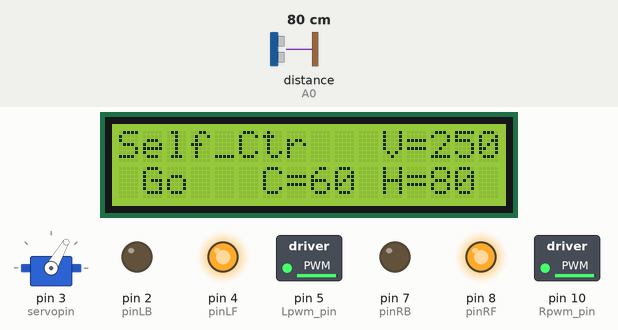
Recording of a sketch running on a simulated Arduino Uno, built with avr-gcc and run on an emulated ATmega328P. Shown: 16×2 character LCD, servo, switched loads named in the sketch (green lamp = pin HIGH), output pins drawn as LEDs (lit = HIGH). Wiring (inferred from the names in the program): ultrasonic range finder: trigger A1; echo A0; servo: signal pin 3. The test bench sets the inputs (shaded band); at power-on: distance to the obstacle (sensor on A0) 80 cm. The echo pulse lasts 58.3 µs per cm; servo pulses on a pin are drawn as a servo (544–2400 µs = 0–180°); pins used as bus, display or sensor lines are not drawn; what the sketch prints to the serial monitor is not drawn.

Above: at 1.5 s.
1.6 s: distance to the obstacle (sensor on A0) set to 62 cm
At 2.2 s:
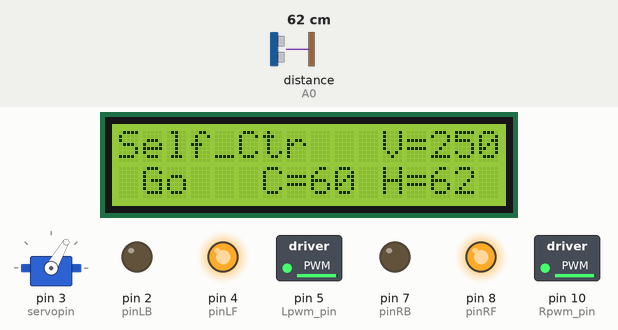
4.6 s: distance to the obstacle (sensor on A0) set to 54 cm
At 6.71 s:
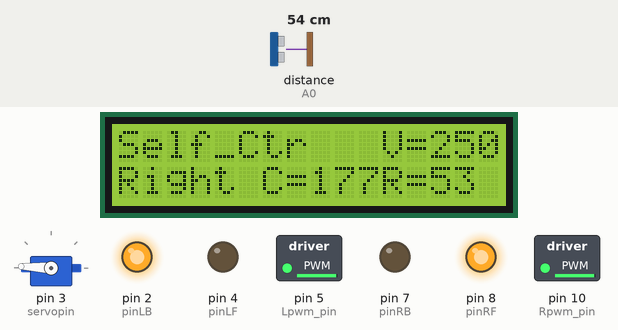
7.3 s: distance to the obstacle (sensor on A0) set to 48 cm
At 8.62 s:
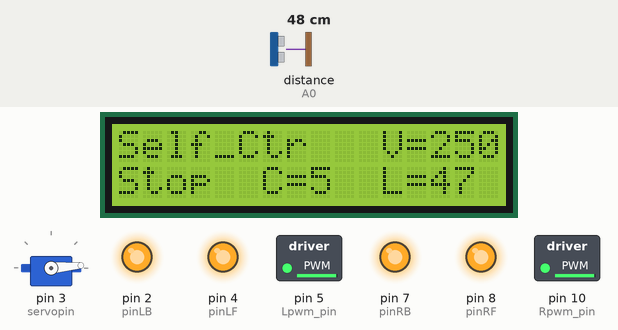
9.0 s: distance to the obstacle (sensor on A0) set to 40 cm
At 9.65 s:
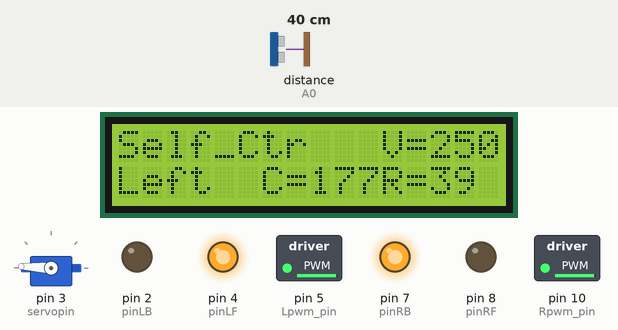
12.0 s: distance to the obstacle (sensor on A0) set to 37 cm
At 13.44 s:
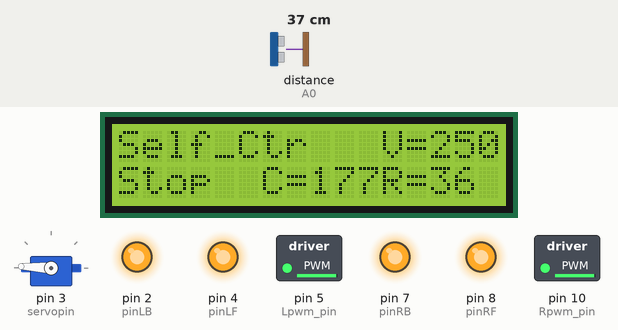
13.5 s: distance to the obstacle (sensor on A0) set to 2 cm
At 15.83 s:
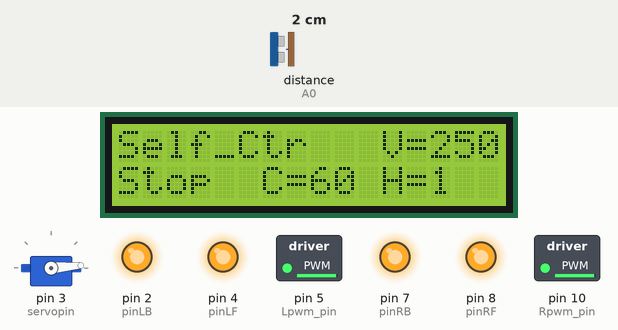
Timing chart, 0 to 17.5 s (numbered marks = the images above; inputs shaded):
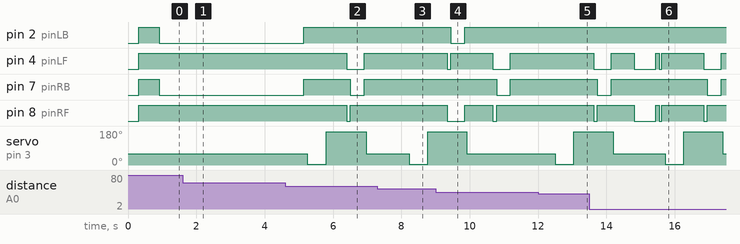

The sketch:

Obstacle_Avoidance_Car.ino
```cpp
#include <LiquidCrystal_I2C.h>   //including libraries of I2C-LCD1602 liquid crystal
#include <Wire.h>              //including libraries of I2C
//////////////////////////////////////////////////
int inputPin=A0;  // ultrasonic module   ECHO to A0
int outputPin=A1;  // ultrasonic module  TRIG to A1
LiquidCrystal_I2C lcd(0x27,16,2);   //defining liquid crystal
#define Lpwm_pin  5     //pin of controlling speed---- ENA of motor driver board
#define Rpwm_pin  10    //pin of controlling speed---- ENB of motor driver board
int pinLB=2;             //pin of controlling turning---- IN1 of motor driver board
int pinLF=4;             //pin of controlling turning---- IN2 of motor driver board
int pinRB=7;            //pin of controlling turning---- IN3 of motor driver board
int pinRF=8;            //pin of controlling turning---- IN4 of motor driver board
unsigned char Lpwm_val = 250; //initialized left wheel speed at 250
unsigned char Rpwm_val = 250; //initialized right wheel speed at 250
int Car_state=0;             //the working state of car
int servopin=3;              //defining digital port pin 3, connecting to signal line of servo motor
int myangle;                //defining variable of angle
int pulsewidth;              //defining variable of pulse width
unsigned char DuoJiao=60;    //initialized angle of motor at 60°

void servopulse(int servopin,int myangle) //defining a function of pulse
{
pulsewidth=(myangle*11)+500; //converting angle into pulse width value at 500-2480
digitalWrite(servopin,HIGH); //increasing the level of motor interface to upmost
delayMicroseconds(pulsewidth); //delaying microsecond of pulse width value
digitalWrite(servopin,LOW); //decreasing the level of motor interface to the least
delay(20-pulsewidth/1000);
}
void Set_servopulse(int set_val)
{
 for(int i=0;i<=10;i++)  //giving motor enough time to turn to assigning point
   servopulse(servopin,set_val); //invokimg pulse function
}
void M_Control_IO_config(void)
{
  pinMode(pinLB,OUTPUT); // /pin 2
  pinMode(pinLF,OUTPUT); // pin 4
  pinMode(pinRB,OUTPUT); // pin 7
  pinMode(pinRF,OUTPUT);  // pin 8
  pinMode(Lpwm_pin,OUTPUT);  // pin 11 (PWM)
  pinMode(Rpwm_pin,OUTPUT);  // pin10(PWM)
}
void Set_Speed(unsigned char Left,unsigned char Right) //function of setting speed
{
  analogWrite(Lpwm_pin,Left);
  analogWrite(Rpwm_pin,Right);
}
void advance()    //  going forward
    {
     digitalWrite(pinRB,LOW);  // making motor move towards right rear
     digitalWrite(pinRF,HIGH);
     digitalWrite(pinLB,LOW);  // making motor move towards left rear
     digitalWrite(pinLF,HIGH);
     Car_state = 1;
     show_state();
    }
void turnR()        //turning right(dual wheel)
    {
     digitalWrite(pinRB,LOW);  //making motor move towards right rear
     digitalWrite(pinRF,HIGH);
     digitalWrite(pinLB,HIGH);
     digitalWrite(pinLF,LOW);  //making motor move towards left front
     Car_state = 4;
     show_state();
    }
void turnL()         //turning left(dual wheel)
    {
     digitalWrite(pinRB,HIGH);
     digitalWrite(pinRF,LOW );   //making motor move towards right front
     digitalWrite(pinLB,LOW);   //making motor move towards left rear
     digitalWrite(pinLF,HIGH);
     Car_state = 3;
     show_state();
    }
void stopp()        //stop
    {
     digitalWrite(pinRB,HIGH);
     digitalWrite(pinRF,HIGH);
     digitalWrite(pinLB,HIGH);
     digitalWrite(pinLF,HIGH);
     Car_state = 5;
     show_state();
    }
void back()         //back up
    {
     digitalWrite(pinRB,HIGH);  //making motor move towards right rear
     digitalWrite(pinRF,LOW);
     digitalWrite(pinLB,HIGH);  //making motor move towards left rear
     digitalWrite(pinLF,LOW);
     Car_state = 2;
     show_state() ;
    }
void show_state(void)
{
  lcd.setCursor(0, 1);
   switch(Car_state)
   {
     case 1:lcd.print(" Go  ");Serial.print(" \r\n GO");
     break;
     case 2:lcd.print("Back ");Serial.print(" \r\n Back");
     break;
     case 3:lcd.print("Left ");Serial.print(" \r\n Left");
     break;
     case 4:lcd.print("Right");Serial.print(" \r\n Right");
     break;
     case 5:lcd.print("Stop ");Serial.print(" \r\n Stop");
     break;
     default:
     break;
   }
}
void LCD1602_init(void)            //including initialized function of liquid crystal
{
  lcd.init();  //invoking initialized function of LCD in LiquidCrystal_I2C.h
  delay(10);  //delaying for 10 millisecond
  lcd.backlight(); //open backlight of LCD1602
  lcd.clear();    //clear screen
}
void Show_V(unsigned char V)
{
     lcd.setCursor(11, 0);
     lcd.print("V=    ");
     lcd.setCursor(13, 0);
     lcd.print(V,DEC);
     Serial.print("\n Speed = ");
     Serial.print(V,DEC);
}
void Show_DuoJiao(unsigned char Jiao)
{
     lcd.setCursor(6,1);
     lcd.print("C=    ");
     lcd.setCursor(8, 1);
     lcd.print(Jiao,DEC);
     Serial.print("\n JiaoDu = ");
     Serial.print(Jiao,DEC);
}
void Self_Control(void)//self-going, ultrasonic obstacle avoidance
{
   int H;
   lcd.setCursor(0, 0);  //setting cursor in the first row and column
   lcd.print("Self_Ctr        ");
   Show_V(Lpwm_val);
   Set_servopulse(DuoJiao);
   Show_DuoJiao(DuoJiao);
   H = Ultrasonic_Ranging(1);
   delay(300);
   if(Ultrasonic_Ranging(1) < 35)
   {
       stopp();
       delay(100);
       back();
       delay(50);
    }

  if(Ultrasonic_Ranging(1) < 60)
      {
        stopp();
        delay(100);
        Set_servopulse(5);
        Show_DuoJiao(5);
        int L = ask_pin_L(2);
        delay(300);
         Set_servopulse(177);
         Show_DuoJiao(177);
        int R = ask_pin_R(3);
        delay(300);

        if(ask_pin_L(2) > ask_pin_R(3))
        {
         back();
        delay(100);
        turnL();
       delay(400);
       stopp();
       delay(50);
       Set_servopulse(DuoJiao);
       Show_DuoJiao(DuoJiao);
       H = Ultrasonic_Ranging(1);
       delay(500);
        }

      if(ask_pin_L(2)  <= ask_pin_R(3))
      {
       back();
       delay(100);
       turnR();
       delay(400);
       stopp();
       delay(50);
       Set_servopulse(DuoJiao);
       Show_DuoJiao(DuoJiao);
       H = Ultrasonic_Ranging(1);
       delay(300);
        }
        if (ask_pin_L(2)  < 35 && ask_pin_R(3)< 35)
        {
       stopp();
       delay(50);
       back();
       delay(50);
        }
      }
      else
      {
      advance();
      }
}
int Ultrasonic_Ranging(unsigned char Mode)//function of ultrasonic distance detecting ，MODE=1，displaying，no displaying under other situation

{
  int old_distance;
  digitalWrite(outputPin, LOW);
  delayMicroseconds(2);
  digitalWrite(outputPin, HIGH);
  delayMicroseconds(10);
  digitalWrite(outputPin, LOW);
  int distance = pulseIn(inputPin, HIGH);  // reading the duration of high level
  distance= distance/58;   // Transform pulse time to distance
  if(Mode==1){
         lcd.setCursor(11, 1);
         lcd.print("H=    ");
         lcd.setCursor(13, 1);
         lcd.print(distance,DEC);
         Serial.print("\n H = ");
         Serial.print(distance,DEC);
         return distance;
  }
   else  return distance;
}
int ask_pin_L(unsigned char Mode)
  {
  int old_Ldistance;
  digitalWrite(outputPin, LOW);
  delayMicroseconds(2);
  digitalWrite(outputPin, HIGH);
  delayMicroseconds(10);
  digitalWrite(outputPin, LOW);
  int Ldistance = pulseIn(inputPin, HIGH);
  Ldistance= Ldistance/58;   // Transform pulse time to distance
  if(Mode==2){
         lcd.setCursor(11, 1);
         lcd.print("L=    ");
         lcd.setCursor(13, 1);
         lcd.print(Ldistance,DEC);
         Serial.print("\n L = ");
         Serial.print(Ldistance,DEC);
         return Ldistance;
  }
   else  return Ldistance;
}
int ask_pin_R(unsigned char Mode)
   {
  int old_Rdistance;
  digitalWrite(outputPin, LOW);
  delayMicroseconds(2);
  digitalWrite(outputPin, HIGH); //
  delayMicroseconds(10);
  digitalWrite(outputPin, LOW);
  int Rdistance = pulseIn(inputPin, HIGH);
  Rdistance= Rdistance/58;   // Transform pulse time to distance
  if(Mode==3){
         lcd.setCursor(11, 1);
         lcd.print("R=    ");
         lcd.setCursor(13, 1);
         lcd.print(Rdistance,DEC);
         Serial.print("\n R = ");
         Serial.print(Rdistance,DEC);
         return Rdistance;
  }
   else  return Rdistance;
}

void setup()
{
   pinMode(servopin,OUTPUT);  //setting motor interface as output
   LCD1602_init();            //initializing 1602
   M_Control_IO_config();     //motor controlling the initialization of IO
   Set_Speed(Lpwm_val,Rpwm_val);  //setting initialized speed
   Set_servopulse(DuoJiao);       //setting initialized motor angle
   pinMode(inputPin, INPUT);      //starting receiving IR remote control signal
   pinMode(outputPin, OUTPUT);    //IO of ultrasonic module
   Serial.begin(9600);            //initialized serial port , using Bluetooth as serial port, setting baud
   lcd.setCursor(0, 0);           //setting cursor at 0.0
   lcd.print("  Wait  Signal  ");  //LCD printing character string
   stopp();                       //stop
}
void loop()
{

        Self_Control();
}
```

Measured:
- the behaviour switches between 60 and 59 cm on distance to the obstacle (sensor on A0) (found by bisection; images 1 and 2)
- the behaviour switches between 45 and 44 cm on distance to the obstacle (sensor on A0) (found by bisection; images 3 and 4)
- the behaviour switches between 40 and 39 cm on distance to the obstacle (sensor on A0) (found by bisection; images 4 and 5)
- after the input at 1.6 s, the display: first differs from a run without the input after 0.20 s (image 1)
- after the input at 4.6 s, pin 2 (pinLB): LOW → HIGH after 0.55 s; pin 4 (pinLF): HIGH → LOW after 1.8 s, → HIGH 0.51 s later
- after the input at 9.0 s, pin 2 (pinLB): HIGH → LOW after 0.45 s, → HIGH 0.41 s later; servo on pin 3 (servopin): goes on until 9.9 s, then stays 60°
- what the display in image 1 shows lasts 0.6 s, from 1.8 s to 2.4 s
